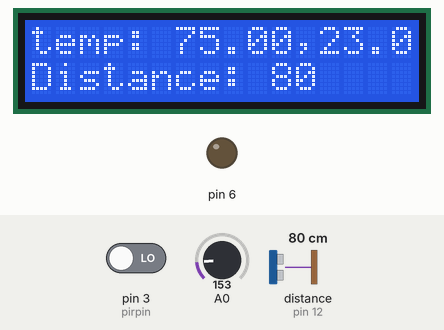
This sketch was run on a simulated Arduino Uno, built with avr-gcc and run on an emulated ATmega328P. On the bench: 16×2 character LCD, output pins drawn as LEDs (lit = HIGH). Wiring (inferred from the names in the program): LM75 temperature sensor at I2C address 0x48. Inputs (shaded band) come from the test bench; at power-on: distance to the obstacle (sensor on pin 12) 80 cm, A0 = 153, pin 3 (pirpin) LOW. The echo pulse lasts 58.3 µs per cm; what the sketch prints to the serial monitor is not drawn.

Above: at 1.2 s.
1.3 s: distance to the obstacle (sensor on pin 12) set to 2 cm
At 4.4 s:
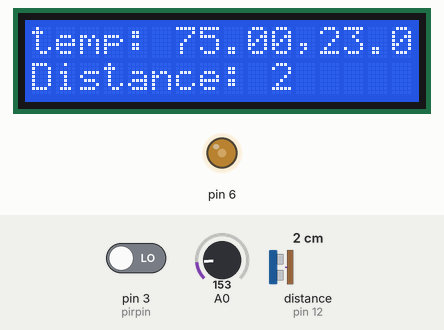
4.7 s: A0 set to 165
At 6.0 s:
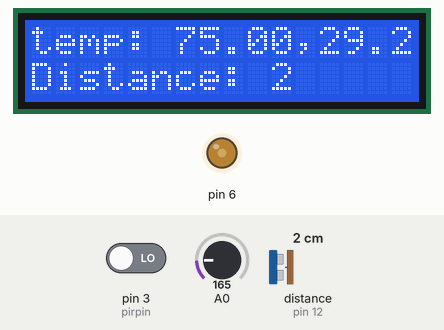
6.8 s: distance to the obstacle (sensor on pin 12) set to 4 cm
At 10.5 s:
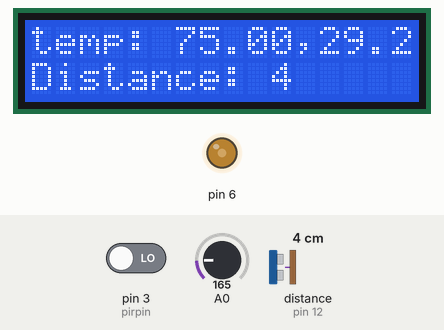
11.1 s: A0 set to 175
At 12.2 s:
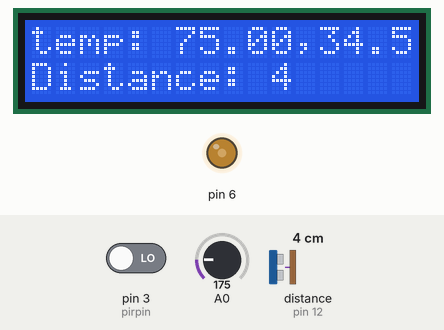
13.2 s: distance to the obstacle (sensor on pin 12) set to 9 cm
At 16.7 s:
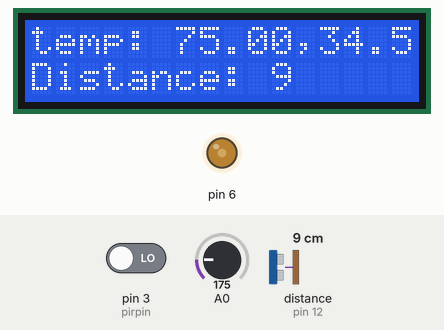
17.5 s: A0 set to 191
At 19.6 s:
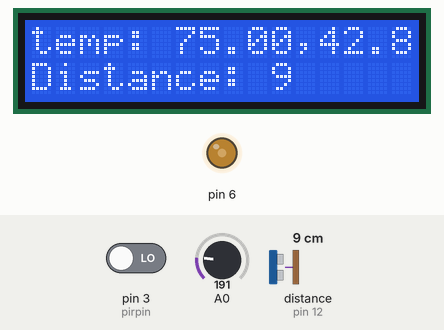
Timing chart, 0 to 20.6 s (numbered marks = the images above; inputs shaded):
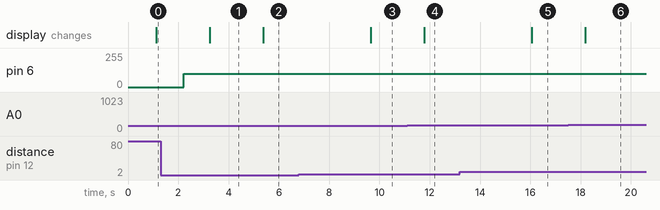

Measured:
- after the input at 1.3 s, the display: changes after 2.0 s (image 1)
- after the input at 4.7 s, the display: changes after 0.69 s (image 2)
- after the input at 6.8 s, the display: changes after 2.9 s (image 3)
- after the input at 11.1 s, the display: changes after 0.69 s (image 4)
- after the input at 13.2 s, the display: changes after 2.9 s (image 5)
- after the input at 17.5 s, the display: changes after 0.69 s (image 6)

The sketch:

testforall.ino
```cpp
// ลง Library Ultrasonic https://github.com/ErickSimoes/Ultrasonic
// ลง Lib l2c https://github.com/fdebrabander/Arduino-LiquidCrystal-I2C-library
#include <Ultrasonic.h>
#include <Wire.h>
#include <LiquidCrystal_I2C.h>
// for Ethernet
#include <SPI.h>
#include <Ethernet.h>
#include <PubSubClient.h>

// Set the LCD address to 0x27 for a 16 chars and 2 line display
LiquidCrystal_I2C lcd(0x3F, 16, 2);
// Trig 11 Echo 12
Ultrasonic ultrasonic(11, 12);
int pirpin= 3;

int distance;


// == Ethernet ==
// Update these with values suitable for your network.
byte mac[]    = {  0xA2, 0xAD, 0xCA, 0xF2, 0xC0, 0xAB };
//IPAddress ip(172, 16, 0, 100);
IPAddress server(10, 30, 4, 111);
//char server[]="broker.mqttdashboard.com";

void callback(char* topic, byte* payload, unsigned int length) {
  Serial.print("Message arrived [");
  Serial.print(topic);
  Serial.print("] ");
  for (int i=0;i<length;i++) {
    Serial.print((char)payload[i]);
  }
  Serial.println();

  //  control lcd
  if(topic == "pachorn/led_onoff"){
    if(payload == "on"){
      digitalWrite(6, HIGH);
    }else{
      digitalWrite(6, LOW);
    }
  }else if(topic == "pachorn/led_con"){
    analogWrite(6,(int(payload)%100));
  }
}

EthernetClient ethClient;
PubSubClient client(ethClient);

void reconnect() {
  // Loop until we're reconnected
  while (!client.connected()) {
    Serial.print("Attempting MQTT connection...");
    // Attempt to connect
    if (client.connect("pachronClientv1")) {
      Serial.println("connected");
      // Once connected, publish an announcement...
      client.publish("pachorn/hello","hello world");
      // ... and resubscribe
      client.subscribe("pachorn/led_onoff");
      client.subscribe("pachorn/led_con");
    } else {
      Serial.print("failed, rc=");
      Serial.print(client.state());
      Serial.println(" try again in 5 seconds");
      // Wait 5 seconds before retrying
      delay(5000);
    }
  }
}

void setup() {
  Serial.begin(9600);
//  led
  pinMode(6,OUTPUT);

  //  tmd
  pinMode(A0,INPUT);
  pinMode(pirpin, INPUT);

  //  temp ds1621
   Wire.begin();
   Wire.beginTransmission(0x48); // connect to DS1621 (#0)
   Wire.write(0xAC); // Access Config
   Wire.write(0x02); // set for continuous conversion
   Wire.beginTransmission(0x48); // restart
   Wire.write(0xEE); // start conversions
   Wire.endTransmission();


    // initialize the LCD
  lcd.begin();
  // Turn on the blacklight and print a message.
  lcd.backlight();
  lcd.clear();
  lcd.print("Hello, world!");

  // == Ethernet ==
//  client.setServer(server, 1883);
//  client.setCallback(callback);

//  Ethernet.begin(mac);
  // Allow the hardware to sort itself out
//  delay(1500);
}

void loop() {
  // == Ethernet ==
//    if (!client.connected()) {
//    reconnect();
//  }
//  client.loop();
//client.publish("outTopic","hello world");
//delay(5000);

  // == read distance ==
  distance = ultrasonic.read(CM);
  int whichLine = 0;
  Serial.print("Distance in CM: ");
  Serial.println(distance);
  Serial.print("Pir:");
  Serial.println(digitalRead(pirpin));

// == read temp ds1621 ==
  int8_t firstByte;
 int8_t secondByte;
 float temp = 0;
 delay(1000); // give time for measurement
 Wire.beginTransmission(0x48);
 Wire.write(0xAA); // read temperature command
 Wire.endTransmission();
 Wire.requestFrom(0x48, 2); // request two bytes from DS1621 (0.5 deg. resolution)
 firstByte = Wire.read(); // get first byte
 secondByte = Wire.read(); // get second byte
 temp = firstByte;
 if (secondByte) // if there is a 0.5 deg difference
 temp += 0.5 ;
 Serial.println(temp);
 Serial.print("temp tmp36:");
 Serial.println(temp32(analogRead(A0)));

// == lcd ==
  lcd.clear();
  lcd.setCursor(0, whichLine);
  // print your stuff
  lcd.print("temp: ");
  lcd.print(temp);
  lcd.print(",");
  lcd.print(temp32(analogRead(A0)));
   whichLine = 1 - whichLine;   // Change 0 to 1 or 1 to 0.
  lcd.setCursor(0, whichLine);
  lcd.print("Distance: ");
  lcd.print(distance);
  delay(100);
  delay(1000);

// == led ==
//  digitalWrite(6, HIGH);
  analogWrite(6,100);
}

// cal temp
float temp32(float voltage){
  float output = (voltage/1023)*5;
  return  ((750/7)*(output-1))+50;
}
```
